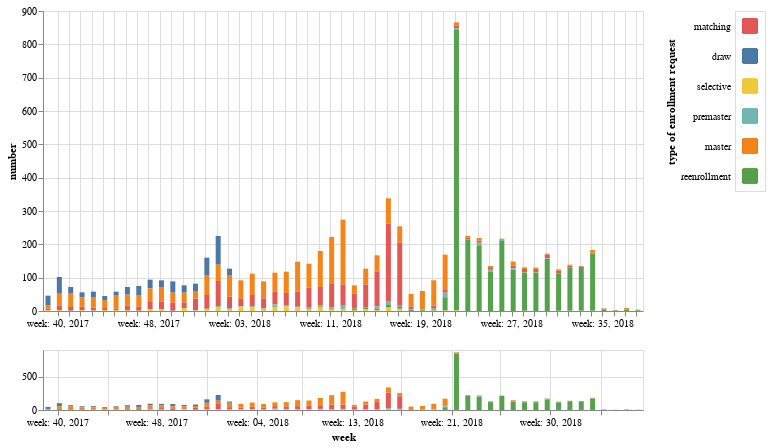

Notebook source saved alongside this figure:
### Markdown cell above
### Plotting the number of enrollment request per week for the 2018 academic year
In the example below we plot the number of enrolments per week.
To do so, we first select only the records for the 2018 academic year with the **pandas** `query` method.
Then we use the **laserbeans** `aggregate_time` function from the **tables** module to count the records per week.

- The `grouper_cols` is set to *ENROLLMENT_TYPE* as our category.
- The (time) `unit` is set to 'W' for weeks.
- Finally, setting `use_dt` to `True` returns the weeks as dates instead of week numbers.

Because we want to show the enrollment types in their defined order, we create a list from the ordered categories of the field `ENROLLMENT_TYPE`.
Finally we use the **laserbeans** `generate_chart` function form the **charts** module to create a **vega** stacked bar chart using **altair**.

### Code cell
qry = """ACADEMIC_YEAR == 2018"""
df_rpw = tbl.aggregate_time(df.query(qry), 'REQUEST_DATE', grouper_cols='ENROLLMENT_TYPE', 
                            start=(2017, 10, 1), end=(2018, 10, 1), unit='W', use_dt=True)
df_rpw.index.name = 'week'

var_order = df.ENROLLMENT_TYPE.cat.categories.tolist()
chrt.generate_chart(df_rpw, 'number', 'type of enrollment request', 
                    var_order=var_order, mark='bar', zoom=True, stack='zero', unit='W')

### Figure 1 — Vega-Lite specification as saved in the notebook (floating-point values rounded to 4 significant figures; data arrays with more than 128 entries replaced by an {"elided": "..."} marker saying what was removed)
{"$schema": "https://vega.github.io/schema/vega-lite/v2.6.0.json", "config": {"view": {"height": 300, "width": 400}}, "datasets": {"data-511d759ab23966d8b9e995f6299fc8a4": {"elided": "318 records"}}, "hconcat": [{"vconcat": [{"data": {"name": "data-511d759ab23966d8b9e995f6299fc8a4"}, "encoding": {"color": {"field": "type of enrollment request", "legend": null, "type": "nominal"}, "order": {"field": "type of enrollment request", "sort": "descending", "type": "nominal"}, "x": {"axis": {"format": "week: %U, %Y", "title": null, "values": [{"date": 1, "month": 10, "year": 2017}, {"date": 8, "month": 10, "year": 2017}, {"date": 15, "month": 10, "year": 2017}, {"date": 22, "month": 10, "year": 2017}, {"date": 29, "month": 10, "year": 2017}, {"date": 5, "month": 11, "year": 2017}, {"date": 12, "month": 11, "year": 2017}, {"date": 19, "month": 11, "year": 2017}, {"date": 26, "month": 11, "year": 2017}, {"date": 3, "month": 12, "year": 2017}, {"date": 10, "month": 12, "year": 2017}, {"date": 17, "month": 12, "year": 2017}, {"date": 24, "month": 12, "year": 2017}, {"date": 31, "month": 12, "year": 2017}, {"date": 7, "month": 1, "year": 2018}, {"date": 14, "month": 1, "year": 2018}, {"date": 21, "month": 1, "year": 2018}, {"date": 28, "month": 1, "year": 2018}, {"date": 4, "month": 2, "year": 2018}, {"date": 11, "month": 2, "year": 2018}, {"date": 18, "month": 2, "year": 2018}, {"date": 25, "month": 2, "year": 2018}, {"date": 4, "month": 3, "year": 2018}, {"date": 11, "month": 3, "year": 2018}, {"date": 18, "month": 3, "year": 2018}, {"date": 25, "month": 3, "year": 2018}, {"date": 1, "month": 4, "year": 2018}, {"date": 8, "month": 4, "year": 2018}, {"date": 15, "month": 4, "year": 2018}, {"date": 22, "month": 4, "year": 2018}, {"date": 29, "month": 4, "year": 2018}, {"date": 6, "month": 5, "year": 2018}, {"date": 13, "month": 5, "year": 2018}, {"date": 20, "month": 5, "year": 2018}, {"date": 27, "month": 5, "year": 2018}, {"date": 3, "month": 6, "year": 2018}, {"date": 10, "month": 6, "year": 2018}, {"date": 17, "month": 6, "year": 2018}, {"date": 24, "month": 6, "year": 2018}, {"date": 1, "month": 7, "year": 2018}, {"date": 8, "month": 7, "year": 2018}, {"date": 15, "month": 7, "year": 2018}, {"date": 22, "month": 7, "year": 2018}, {"date": 29, "month": 7, "year": 2018}, {"date": 5, "month": 8, "year": 2018}, {"date": 12, "month": 8, "year": 2018}, {"date": 19, "month": 8, "year": 2018}, {"date": 26, "month": 8, "year": 2018}, {"date": 2, "month": 9, "year": 2018}, {"date": 9, "month": 9, "year": 2018}, {"date": 16, "month": 9, "year": 2018}, {"date": 23, "month": 9, "year": 2018}]}, "field": "week", "scale": {"domain": {"selection": "selector002"}, "nice": false}, "type": "temporal"}, "y": {"field": "number", "stack": "zero", "type": "quantitative"}}, "mark": {"clip": true, "type": "bar"}, "transform": [{"filter": {"selection": "selector001"}}], "width": 600}, {"data": {"name": "data-511d759ab23966d8b9e995f6299fc8a4"}, "encoding": {"color": {"field": "type of enrollment request", "legend": null, "type": "nominal"}, "order": {"field": "type of enrollment request", "sort": "descending", "type": "nominal"}, "x": {"axis": {"format": "week: %U, %Y"}, "field": "week", "scale": {"nice": false}, "type": "temporal"}, "y": {"axis": {"title": null}, "field": "number", "type": "quantitative"}}, "height": 60, "mark": {"clip": true, "type": "bar"}, "selection": {"selector002": {"encodings": ["x"], "mark": {"fill": "#333", "fillOpacity": 0.125, "stroke": "white"}, "on": "[mousedown, window:mouseup] > window:mousemove!", "resolve": "global", "translate": "[mousedown, window:mouseup] > window:mousemove!", "type": "interval", "zoom": "wheel!"}}, "transform": [{"filter": {"selection": "selector001"}}], "width": 600}]}, {"data": {"name": "data-511d759ab23966d8b9e995f6299fc8a4"}, "encoding": {"color": {"condition": {"field": "type of enrollment request", "legend": null, "selection": "selector001", "type": "nominal"}, "value": "lightgray"}, "size": {"condition": {"selection": "selector001", "value": 200}, "value": 100}, "y": {"axis": {"domain": false, "labelPadding": 5, "ticks": false, "title": "type of enrollment request"}, "field": "type of enrollment request", "sort": ["matching", "draw", "selective", "premaster", "master", "reenrollment"], "type": "nominal"}}, "height": 180, "mark": {"cursor": "pointer", "type": "square"}, "selection": {"selector001": {"empty": "all", "fields": ["type of enrollment request"], "on": "click", "resolve": "global", "toggle": "event.shiftKey", "type": "multi"}}, "width": 30}]}
